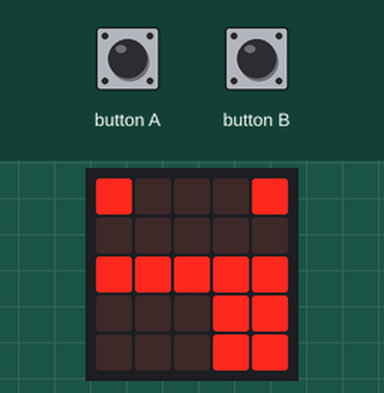
Simulated run of this program. Board: BBC micro:bit (MakeCode). Shown: the board's 5×5 LED display. Inputs (shaded band) come from the test bench.

Above: at 2.3 s.
2.4 s: button A pressed for 0.15 s
At 3.3 s:
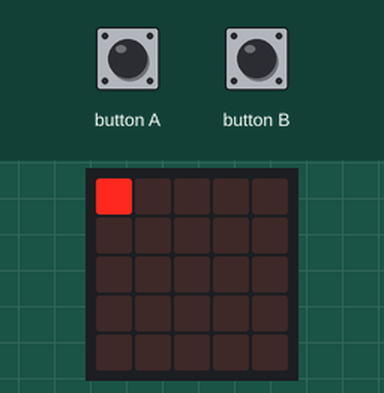
5.5 s: button B pressed for 0.15 s
At 7.9 s:
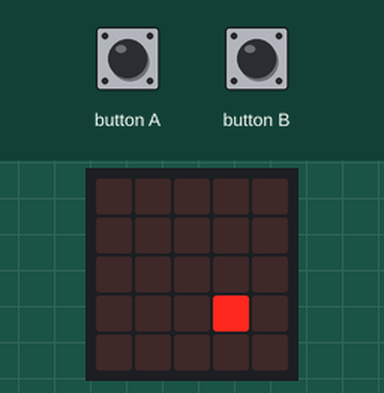
8.6 s: button A pressed for 0.15 s
At 9.8 s:
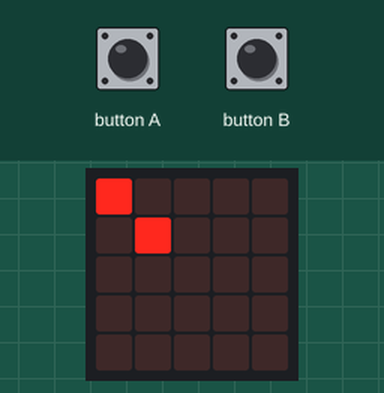
Timing chart, 0 to 11.6 s (numbered marks = the images above; inputs shaded):
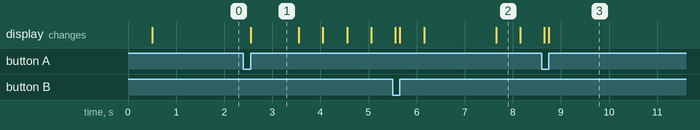

The program:

main.ts
```typescript
// (licence header left out)
let sprite: game.LedSprite = null
let loopCounter = 0

// setup
basic.clearScreen()
basic.pause(500)
basic.showIcon(IconNames.Silly)

// move sprite diagonally from (0,0) to (4,4)
input.onButtonPressed(Button.A, function () {
  // setup
  basic.clearScreen()
  loopCounter = 0
  sprite = game.createSprite(0, 0)

  while (loopCounter <= 5) {
    basic.pause(500)
    sprite.set(LedSpriteProperty.X, loopCounter)
    sprite.set(LedSpriteProperty.Y, loopCounter)
    loopCounter++
  }

  sprite.delete()
  basic.showIcon(IconNames.Fabulous)
})

// move sprite diagonally from (4,4) to (0,0)
input.onButtonPressed(Button.B, function () {
  // setup
  basic.clearScreen()
  loopCounter = 5
  sprite = game.createSprite(5, 5)

  while (loopCounter >= -1) {
    basic.pause(500)
    sprite.set(LedSpriteProperty.X, loopCounter)
    sprite.set(LedSpriteProperty.Y, loopCounter)
    loopCounter--
  }

  sprite.delete()
  basic.showIcon(IconNames.Sad)
})
```

Measured:
- after the input at 2.4 s, the display: changes after 0.15 s (image 1)
- after the input at 8.6 s, the display: first differs from a run without the input after 0.15 s (image 3)
- what the display in image 1 shows lasts 1.0 s, from 2.6 s to 3.6 s
- what the display in image 2 shows lasts 0.5 s, from 7.7 s to 8.2 s
